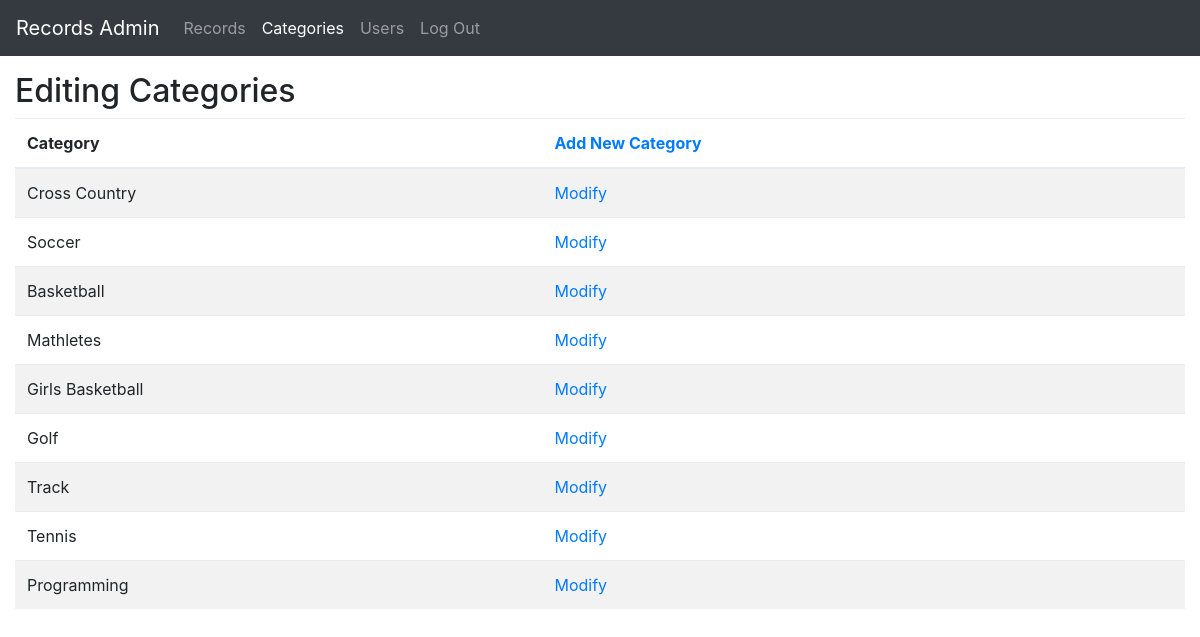
/admin/edit/modifycategory (signed in), run on the app's committed database.
### tables this page shows
CREATE TABLE activity (id INTEGER NOT NULL PRIMARY KEY, activityName VARCHAR (255) NOT NULL);

### __init__.py (the view)
@app.route('/admin/edit/modifycategory', methods=['GET', 'POST'])
@app.route('/admin/edit/modifycategory', methods=['GET', 'POST'])
@flask_login.login_required
def modifycategory():
    activitiesList = getActivities()
    return render_template('categorymain.html',  activities=activitiesList)

### __init__.py (called while the page is built)
def checkuserExists(emailIn):
    from models import Users
    user = Users.select().where(Users.email == emailIn)
    if user.exists():
        flag = True
    else:
        flag = False
    return flag

@login_manager.user_loader
def user_loader(email):
    if checkuserExists(email) != True:
        return
    user = User()
    user.id = email
    return user

def getActivities():
    from models import Activity
    activitiesList = []
    for Activity in Activity.select():
        activityName = Activity.activityName
        activitiesList.append(activityName)
    return activitiesList

### templates/categorymain.html (shortened to what this page needs)
<!doctype html>
<html lang="en">
  <head>
    <link href="{{ url_for('static', filename='dist/css/bootstrap.min.css') }}" rel="stylesheet">
    <link href="{{ url_for('static', filename='dashboard.css') }}" rel="stylesheet">
  </head>
  <body>
     <header>
      <nav class="navbar navbar-expand-md navbar-dark fixed-top bg-dark">
        <a class="navbar-brand" href="#">Records Admin</a>
        <div class="collapse navbar-collapse" id="navbarsExampleDefault">
          <ul class="navbar-nav mr-auto">
            <li class="nav-item">
              <a class="nav-link" href="{{url_for ('admin')}}">Records</a>
            </li>
            <li class="nav-item active">
              <a class="nav-link" href="{{url_for ('modifycategory')}}">Categories <span class="sr-only">(current)</span></a>
            </li>
            <li class="nav-item">
              <a class="nav-link" href="{{url_for ('users')}}">Users</a>
            </li>
            <li class="nav-item">
              <a class="nav-link" href="{{url_for ('logout')}}">Log Out</a>
            </li>
          </ul>
        </div>
      </nav>
    </header>
    <div class="container-fluid">
        <main role="main" class="ml-sm-auto pt-3">
          <h2>Editing Categories</h2>
          <div class="table-responsive">
            <table class="table table-striped">
              <thead>
                <tr>
				<th>Category</th>
                  <th><a href="{{url_for('addcategoryView')}}">Add New Category</a></th>
              </thead>
              <tbody>
				{% for activity in activities %}
				<tr>
                  <td>{{activity}}</td>
				  <td><a href="modifycategory/{{activity}}">Modify </a> </td>
				  </tr>
				{% endfor %}
              </tbody>
            </table>
          </div>
        </main>
      </div>
  </body>
</html>

### static/dashboard.css (style rules this page uses)
body { padding-top: 3.5rem; }

### data on the page
activity: activityName "Cross Country"
activity: activityName "Soccer"
activity: activityName "Basketball"
activity: activityName "Mathletes"
activity: activityName "Girls Basketball"
activity: activityName "Golf"
activity: activityName "Track"
activity: activityName "Tennis"
activity: activityName "Programming"
